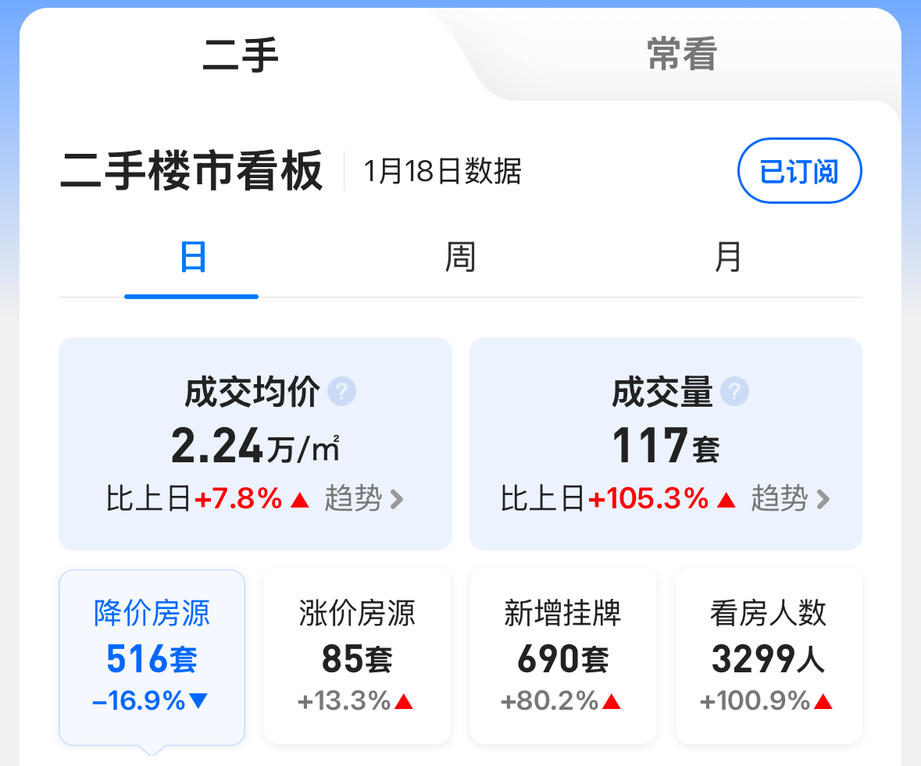
#> input picture nj_bk_daily_pictures2/截屏 2025-01-19 09.05.44.jpeg.png, 921 x 766 px, shrunk from 1179 x 981 before the run
$ python -i ocr_nj_bk_daily_pictrue.py   (imports and definitions only)
#> lines starting #> are read from the running program, lines starting #| are printed output that depends on the picture; after the words box and inside, x2 and y2 are one past the last pixel; in counts of white or black regions, pixels touching at a corner belong together
#> further down, picture is the input picture: shape (766, 921, 3); mean B, G, R 245.7, 239.9, 237
import pytesseract
from PIL import Image
import pandas as pd
from datetime import datetime
import re
import os
import argparse
import cv2

# [88 lines left out: functions parse_arguments, extract_data_from_image, save_to_csv, not called in this run]

def preprocess_image(image):
    # 转换为灰度图
    gray = cv2.cvtColor(image, cv2.COLOR_BGR2GRAY)
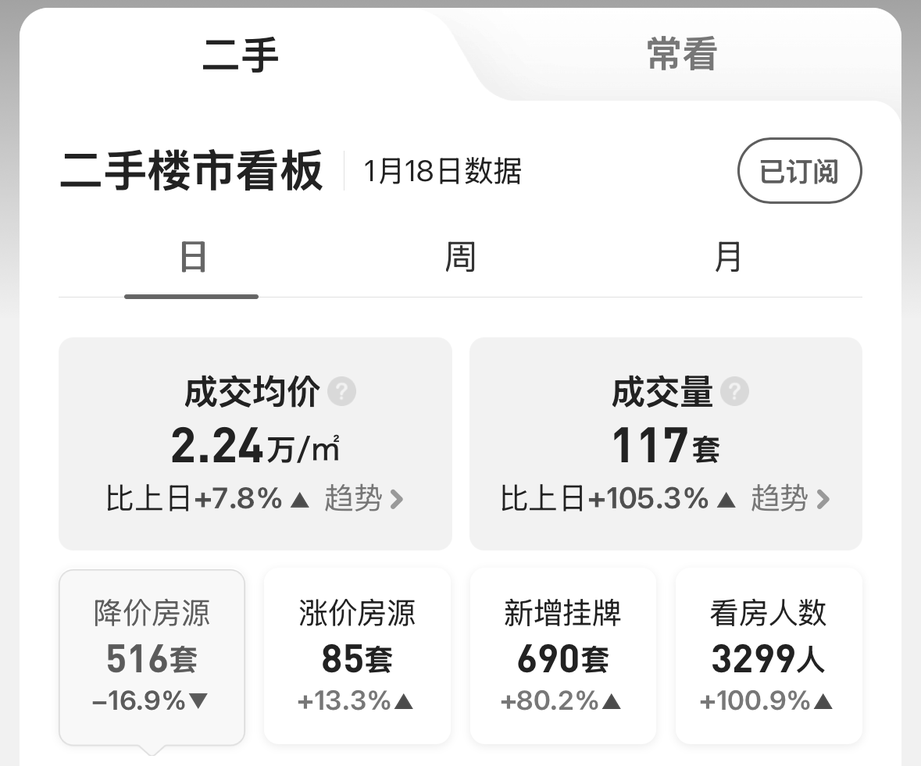
#> gray: shape (766, 921); min 0, max 255, mean 239.6

    # 二值化处理
    _, binary = cv2.threshold(gray, 0, 255, cv2.THRESH_BINARY + cv2.THRESH_OTSU)
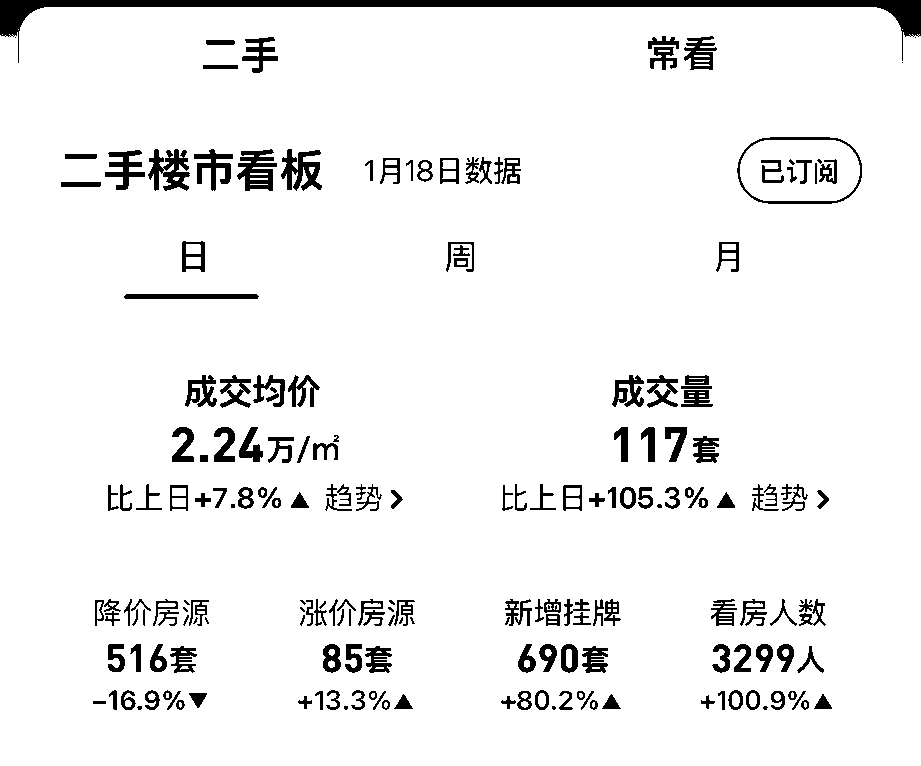
#> binary: shape (766, 921); 93.9% white; 206 black regions (27 under 20 px), largest, box (x1, y1, x2, y2) and area: (0, 0, 921, 63) 7964, (237, 149, 277, 191) 998, (148, 149, 190, 191) 992

    # 可选：降噪
    denoised = cv2.fastNlMeansDenoising(binary)

    return denoised

# [21 lines left out: function main, not called in this run]

# [2 lines not run here, left out]

>>> import cv2
>>> picture = cv2.imread('../nj_bk_daily_pictures2/截屏 2025-01-19 09.05.44.jpeg.png')
>>> result = preprocess_image(picture)
